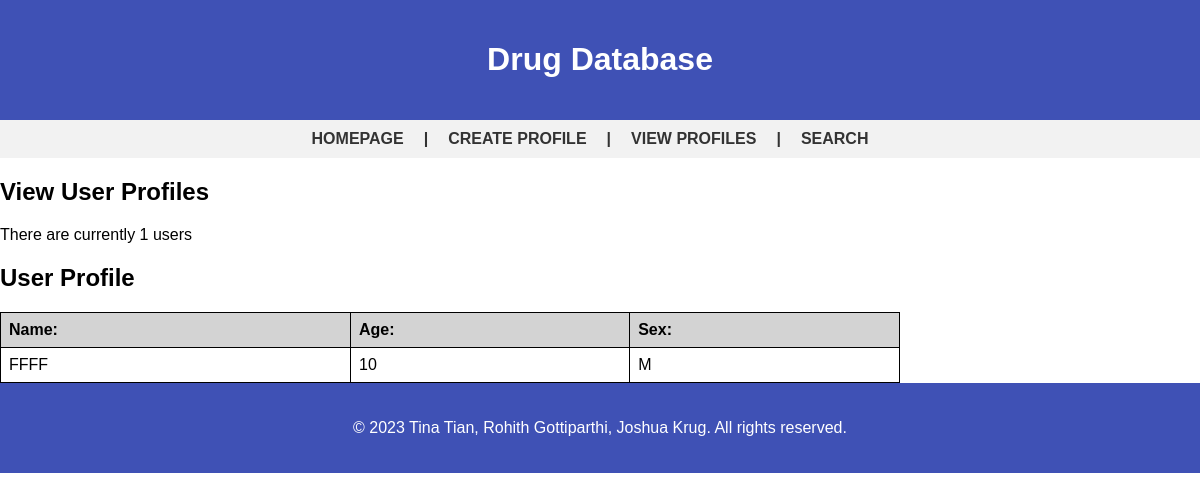
Before: /viewProfile with the older database file.
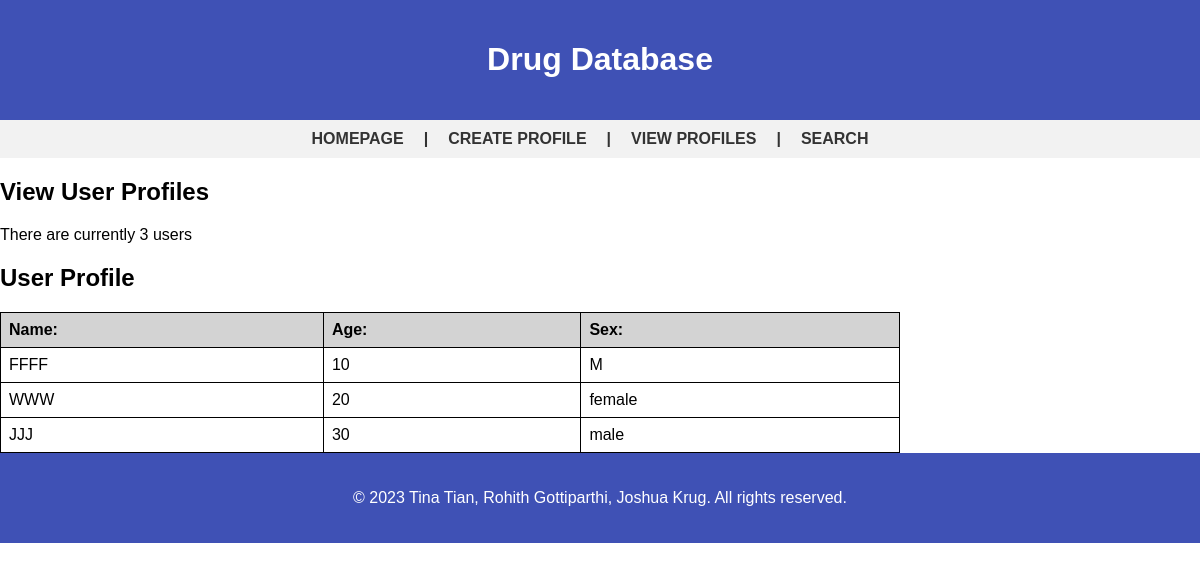
After: the same page with the newer database file.
### tables this page shows
CREATE TABLE User
               (UserID TEXT PRIMARY KEY,
                Age INT,
                Sex TEXT,
                Pregnancy TEXT,
                Indication1 TEXT,
                Indication2 TEXT,
                Indication3 TEXT);

### app.py (the view)
@app.route('/viewProfile')
def viewProfile():
   conn = sql.connect('drugData.db')
   cur = conn.cursor()
   cur.execute('''SELECT COUNT(UserID) FROM User''')
   numUser = cur.fetchone()[0]
   cur.execute('''SELECT UserID, Age, Sex FROM User''')
   users = cur.fetchall()
   return render_template('viewProfile.html', numUser = numUser, users = users)

### templates/viewProfile.html (shortened to what this page needs)
    {% extends 'base.html' %}
    {% block content %}
    <body>
        <main>
        <h2>View User Profiles</h2>
        <p>There are currently {{ numUser }} users</p>
        <h2>User Profile</h2>
        <table>
        <tr>
            <th>Name:</th>
            <th>Age:</th>
            <th>Sex:</th>
        </tr>
        {% for i in range(numUser) %}
        <tr>
            <td>{{ users[i][0] }}</td>
            <td>{{ users[i][1] }}</td>
            <td>{{ users[i][2] }}</td>
        </tr>
        {% endfor %}
        </table>
        </main>
        {% endblock %}

### templates/base.html (shortened to what this page needs)
<!DOCTYPE html>
<html>
  <head>
  </head>
  <body>
    <header>
      <h1>Drug Database</h1>
    </header>
    <nav>
      <a href="/">Homepage</a>
	    <b>|</b>
      <a href="/createProfile">Create Profile</a>
	    <b>|</b>
      <a href="/viewProfile">View Profiles</a>
	    <b>|</b>
      <a href="/search">Search</a>
    </nav>
    <main>
      {% block content %}{% endblock %}
    </main>
    <footer>
      <p>&copy; 2023 Tina Tian, Rohith Gottiparthi, Joshua Krug. All rights reserved.</p>
    </footer>
  </body>
</html>

### templates/base.html (style rules this page uses)
body { font-family: Arial, sans-serif; margin: 0; padding: 0; }
header { background-color: #3f51b5; color: white; padding: 20px; text-align: center; }
nav { background-color: #f2f2f2; display: flex; justify-content: center; padding: 10px; }
nav a { color: #333; font-weight: bold; margin-right: 20px; text-decoration: none; text-transform: uppercase; }
nav b { color: #333; font-weight: bold; margin-right: 20px; text-decoration: none; text-transform: uppercase; }
footer { background-color: #3f51b5; color: white; padding: 20px; text-align: center; }

### templates/viewProfile.html (style rules this page uses)
table { border-collapse: collapse; justify-content: center; width: 75%; }
th, td { border: 1px solid black; padding: 8px; text-align: left; }
th { background-color: lightgray; }

Changed rows visible on the page:
added User: UserID "WWW", Age "20", Sex "female"
added User: UserID "JJJ", Age "30", Sex "male"
Other visible differences:
{{ numUser }}: "1" → "3"
